Frame 1 (no input): blank canvas, image omitted
Frame 60 (no input): blank canvas, image omitted
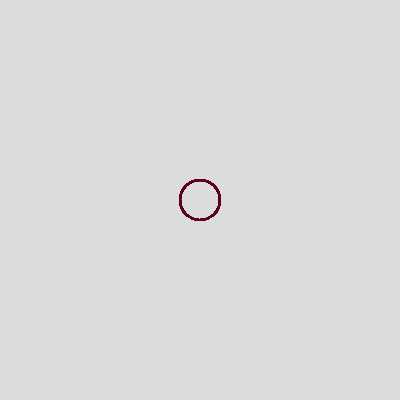
Frame 120 (the mouse pressed at the canvas centre since frame 60)

The p5.js sketch whose frames 1 and 60 were blank and that drew this single picture after the mouse press (run headless with seeded random() and noise() and a simulated clock; from frame 60 on, the mouse is pressed at the canvas centre):

// p5.js sketch
// ── sketch.js
var col={
  r:255,
  g:0,
  b:0
};
function setup() {
  createCanvas(400, 400);
  background(220);
}

function draw() {
  col.r=random(0,125);
  col.b=random(0,255);
  stroke(col.r,col.g,col.b);
  strokeWeight(2);
   noFill();
  if(mouseIsPressed){
  ellipse(mouseX,mouseY,40,40);
  }
}
